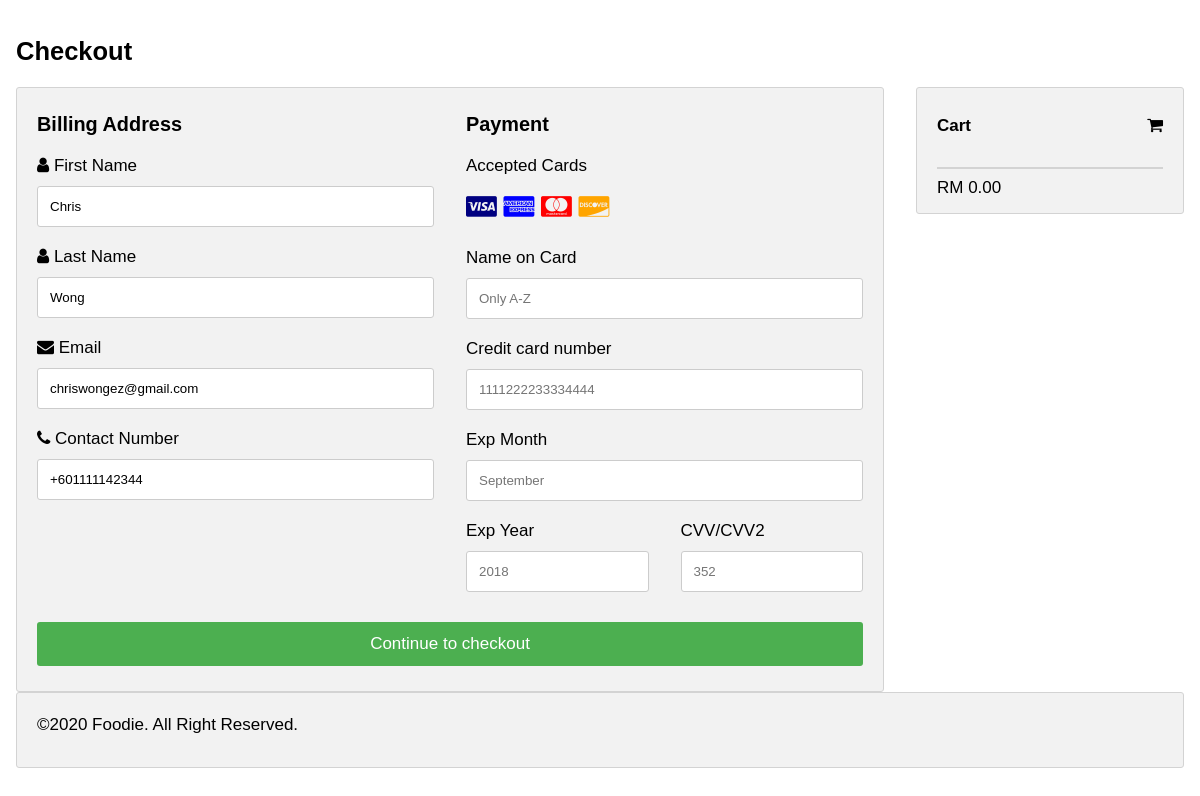
The app's page /checkout.php (signed in) with its own data.
### tables this page shows
CREATE TABLE `users` (
  `userID` int(4) UNSIGNED ZEROFILL NOT NULL,
  `username` varchar(255) NOT NULL,
  `userpass` varchar(255) NOT NULL,
  `userlevel` varchar(255) NOT NULL,
  `usercontact` varchar(255) DEFAULT NULL,
  `useremail` varchar(255) NOT NULL,
  `isBlock` tinyint(1) NOT NULL DEFAULT 0,
  `userfirst` varchar(255) DEFAULT NULL,
  `userlast` varchar(255) DEFAULT NULL,
  `userAdd` varchar(255) NOT NULL,
  `userCity` varchar(255) NOT NULL,
  `userState` varchar(255) NOT NULL,
  `userZip` int(6) NOT NULL
);

### checkout.php (the view, shortened to what this page needs)
<?php
require('./php/dbconnect.php');
if (!empty($_SESSION['cart'])) {
    $cart_count = "(" . count(array_keys($_SESSION['cart'])) . ")";
} else
    $cart_count = "";
if (isset($_SESSION['userID'])) {
    $userID = $_SESSION['userID'];
    $query = "SELECT * from users where userID = '$userID'";
    $result = mysqli_query($con, $query);
    if ($row = mysqli_fetch_assoc($result)) {
        $userfirst = $row['userfirst'];
        $userlast = $row['userlast'];
        $useremail = $row['useremail'];
        $usercontact = $row['usercontact'];
    }
}
?>
<!DOCTYPE html>
<html>
<head>
    <link rel="stylesheet" href="https://cdnjs.cloudflare.com/ajax/libs/font-awesome/4.7.0/css/font-awesome.min.css">
    <link rel="stylesheet" href="./css/checkout.css" />
</head>
<body>
    <h2>Checkout</h2>
    <div class="row">
        <div class="col-75">
            <div class="container">
                <form action="./php/proceedcheckout.php" method="POST">
                    <div class="row">
                        <div class="col-50">
                            <h3>Billing Address</h3>
                            <label for="fname"><i class="fa fa-user"></i> First Name</label>
                            <input type="text" id="fname" name="firstname" placeholder="" value="<?php echo $userfirst ?>">
                            <label for="lname"><i class="fa fa-user"></i> Last Name</label>
                            <input type="text" id="lname" name="lastname" placeholder="" value="<?php echo $userlast ?>">
                            <label for="email"><i class="fa fa-envelope"></i> Email</label>
                            <input type="text" id="email" name="email" placeholder="abc123@exmaple.com" value="<?php echo $useremail ?>">
                            <label for="contact"><i class="fa fa-phone"></i> Contact Number</label>
                            <input type="text" id="contact" name="contact" placeholder="0123456789" value="<?php echo $usercontact ?>">
                        </div>
                        <div class="col-50">
                            <h3>Payment</h3>
                            <label for="fname">Accepted Cards</label>
                            <div class="icon-container">
                                <i class="fa fa-cc-visa" style="color:navy;"></i>
                                <i class="fa fa-cc-amex" style="color:blue;"></i>
                                <i class="fa fa-cc-mastercard" style="color:red;"></i>
                                <i class="fa fa-cc-discover" style="color:orange;"></i>
                            </div>
                            <label for="cname">Name on Card</label>
                            <input type="text" id="cname" placeholder="Only A-Z" pattern="^[A-Z]+$">
                            <label for="ccnum">Credit card number</label>
                            <input type="text" id="ccnum" placeholder="1111222233334444" minlength="16" maxlength="16">
                            <label for="expmonth">Exp Month</label>
                            <input type="text" id="expmonth" placeholder="September">
                            <div class="row">
                                <div class="col-50">
                                    <label for="expyear">Exp Year</label>
                                    <input type="text" id="expyear" placeholder="2018" minlength="4" maxlength="4">
                                </div>
                                <div class="col-50">
                                    <label for="cvv">CVV/CVV2</label>
                                    <input type="text" id="cvv" placeholder="352" minlength="3" maxlength="4">
                                </div>
                            </div>
                        </div>
                    </div>
                    <input type="submit" value="Continue to checkout" class="btn">
                </form>
            </div>
        </div>
        <div class="col-25">
            <div class="container">
                <h4>Cart <span class="price" style="color:black"><i class="fa fa-shopping-cart"></i>
                        <b><?php echo $cart_count ?></b></span>
                </h4>
                <hr>
                <?php
                if (empty($total_price)) {
                    echo "<span>RM 0.00</span>";
                } else
                    echo "<p>Total <span class='price' style='color:black'> <b>RM" . number_format((float)$total_price, 2, '.', '') . "</b></span></p>";
                ?>
            </div>
        </div>
    </div>
    <?php
    include('./php/footer.php');
    ?>
</body>
</html>

### css/checkout.css (style rules this page uses)
body { font-family: Arial; font-size: 17px; padding: 8px; }
* { box-sizing: border-box; }
.row { display: -ms-flexbox; display: flex; -ms-flex-wrap: wrap; flex-wrap: wrap; margin: 0 -16px; }
.col-25 { -ms-flex: 25%; flex: 25%; }
.col-50 { -ms-flex: 50%; flex: 50%; }
.col-75 { -ms-flex: 75%; flex: 75%; }
.col-25, .col-50, .col-75 { padding: 0 16px; }
.container { background-color: #f2f2f2; padding: 5px 20px 15px 20px; border: 1px solid lightgrey; border-radius: 3px; }
input[type=text] { width: 100%; margin-bottom: 20px; padding: 12px; border: 1px solid #ccc; border-radius: 3px; }
label { margin-bottom: 10px; display: block; }
.icon-container { margin-bottom: 20px; padding: 7px 0; font-size: 24px; }
.btn { background-color: #4CAF50; color: white; padding: 12px; margin: 10px 0; border: none; width: 100%; border-radius: 3px; cursor: pointer; font-size: 17px; }
hr { border: 1px solid lightgrey; }
span.price { float: right; color: grey; }

### records on screen
users: firstname "Chris", lastname "Wong", email "chriswongez@gmail.com", contact "+601111142344"
